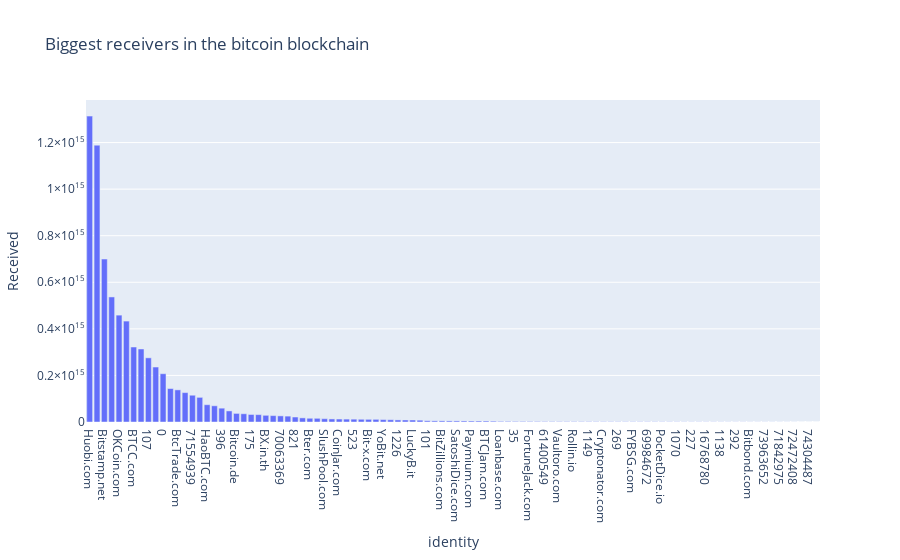

The notebook cell saved with this chart:
### Code cell
# biggest receivers
biggest_receivers = df.groupby('identity')['received'].sum().sort_values(ascending=False).head(100)

fig = px.bar(biggest_receivers, x=biggest_receivers.index, y=biggest_receivers.values, title='Biggest receivers in the bitcoin blockchain', labels={'x':'Identity', 'y':'Received'})
fig.show()
